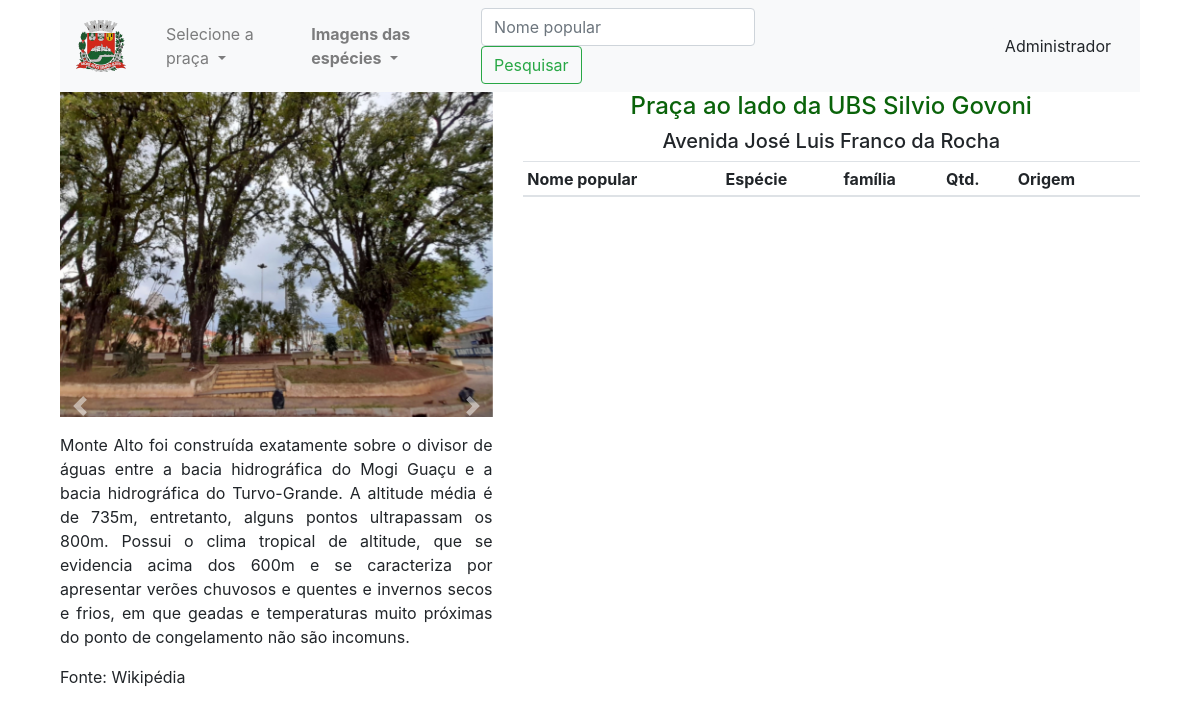
The page /praca/3 on the database as committed earlier.
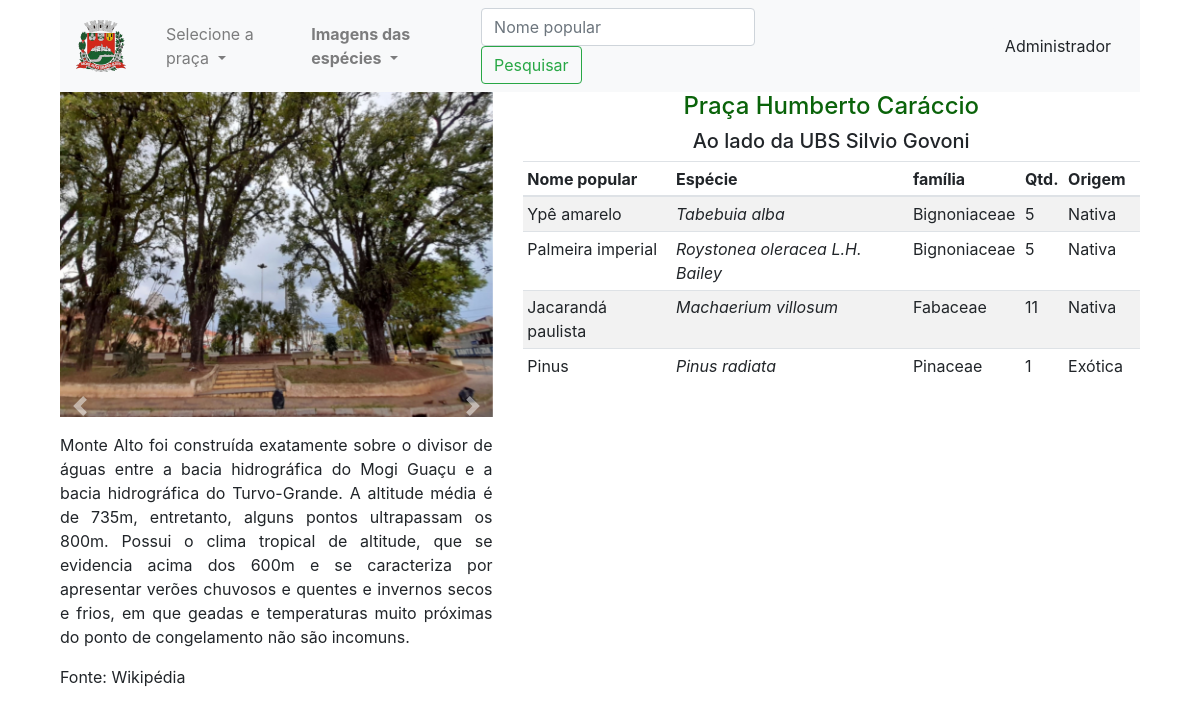
The same page on the database as committed later.
### app_arbo/trees/models.py (models this page shows, shortened)
class Praca(db.Model):
    id=db.Column(db.Integer,primary_key=True)
    name=db.Column(db.String(30),nullable=False,unique=True)
    end=db.Column(db.String(100),nullable=False,unique=False)
    desc=db.Column(db.String(500),nullable=False,unique=False)
    image_1=db.Column(db.String(30),nullable=False,unique=True)
    image_2=db.Column(db.String(30),nullable=False,unique=True)
    image_3=db.Column(db.String(30),nullable=False,unique=True)

class Addarvore(db.Model):
    id = db.Column(db.Integer, primary_key=True)
    qtd = db.Column(db.Integer, nullable=False)
    origem = db.Column(db.String(80), nullable=False)
    praca_id = db.Column(db.Integer, db.ForeignKey('praca.id'),nullable=False)
    praca = db.relationship('Praca', backref=db.backref('pracas', lazy=True))
    arvore_id = db.Column(db.Integer, db.ForeignKey('arvore.id'),nullable=False)
    arvore = db.relationship('Arvore', backref=db.backref('arvores', lazy=True))
    familia_id = db.Column(db.Integer, db.ForeignKey('familia.id'),nullable=False)
    familia = db.relationship('Familia', backref=db.backref('familias', lazy=True))

class Arvore (db.Model):
    id=db.Column(db.Integer,primary_key=True)
    name=db.Column(db.String(30),nullable=False,unique=True)
    especie=db.Column(db.String(100),nullable=False,unique=True)

class Familia(db.Model):
    id=db.Column(db.Integer,primary_key=True)
    name=db.Column(db.String(30),nullable=False,unique=True)

### app_arbo/trees/rotas.py (the view)
@app.route('/praca/<int:id>')
def get_praca(id):
    pracas = Praca.query.all()
    get_npraca = Praca.query.filter_by(id=id)
    get_image = Praca.query.filter_by(id=id)
    get_praca = Addarvore.query.filter_by(praca_id=id)
    return render_template('/trees/praca.html', pracas=pracas, get_praca=get_praca, get_npraca=get_npraca, get_image=get_image, title='Praças de Monte Alto - SP')

### app_arbo/templates/trees/praca.html (shortened to what the changed rows need)
{% extends 'layouts2.html' %}
{% block content %}
<div class="container">
<div class="container">
  {% for im in get_image %}
    <div class="row">
    <div class="col-md-5">
          <div id="carouselExampleIndicators" class="carousel slide" data-ride="carousel">
         <div class="carousel-inner">
          <div class="carousel-item active">
            <img class="d-block w-100" src="{{url_for('static', filename='images/'+ im.image_1)}}" alt="First slide">
          </div>
        </div>
        </div>
            <a class="carousel-control-prev" href="#carouselExampleIndicators" role="button" data-slide="prev">
          <span class="carousel-control-prev-icon" aria-hidden="true"></span>
            </a>
            <a class="carousel-control-next" href="#carouselExampleIndicators" role="button" data-slide="next">
          <span class="carousel-control-next-icon" aria-hidden="true"></span>
        </a>
        <div style="overflow:auto;">
        {% endfor %}
        {% for p in get_npraca %}
        <p>                                                                              <p style="text-align: justify;">Monte Alto foi construída exatamente sobre o divisor de águas entre a bacia hidrográfica do Mogi Guaçu e a bacia hidrográfica do Turvo-Grande. A altitude média é de 735m, entretanto, alguns pontos ultrapassam os 800m. Possui o clima tropical de altitude, que se evidencia acima dos 600m e se caracteriza por apresentar verões chuvosos e quentes e invernos secos e frios, em que geadas e temperaturas muito próximas do ponto de congelamento não são incomuns. </p>
        <p>Fonte: Wikipédia</p>
                                                                                                                                                                     </p>
  </div>
  </div>
    <div class="col-md-7">
          <h4 class="text-center"> {{p.name}}</h4>
          <h5 class="text-center"> {{p.end}}</h5>
          {% endfor %}
            <div class="col-md-14" >
              <table class="table table-sm table-striped">
                <thead>
                    <th>Nome popular</th>
                    <th>Espécie</th>
                    <th>família</th>
                    <th>Qtd.</th>
                    <th>Origem</th>
                    <th></th>
                 </thead>
                <tbody>
                    {% for arvore in get_praca %}
                    <tr>
                        <td>{{arvore.arvore.name}}</td>
                        <td><em>{{arvore.arvore.especie}}</em></a></td>
                        <td>{{arvore.familia.name}}</td>
                        <td>{{arvore.qtd}}</td>
                        <td>{{arvore.origem}}</td>
                        <td></td>
                    </div>
                </div>
                    {% endfor %}
      </div>
                </div>
        </div>
    </div>
      </div>
{% endblock content %}

Rows that differ between the two databases and show on the page:
changed Praca: name "Praça ao lado da UBS Silvio Govoni" → "Praça Humberto Caráccio"; end "Avenida José Luis Franco da Rocha" → "Ao lado da UBS Silvio Govoni"
added Addarvore: arvore.name "Ypê amarelo", arvore.especie "Tabebuia alba", familia.name "Bignoniaceae", qtd "5", origem "Nativa"
added Addarvore: arvore.name "Palmeira imperial", arvore.especie "Roystonea oleracea L.H. Bailey", familia.name "Bignoniaceae", qtd "5", origem "Nativa"
added Addarvore: arvore.name "Jacarandá paulista", arvore.especie "Machaerium villosum", familia.name "Fabaceae", qtd "11", origem "Nativa"
added Addarvore: arvore.name "Pinus", arvore.especie "Pinus radiata", familia.name "Pinaceae", qtd "1", origem "Exótica"
